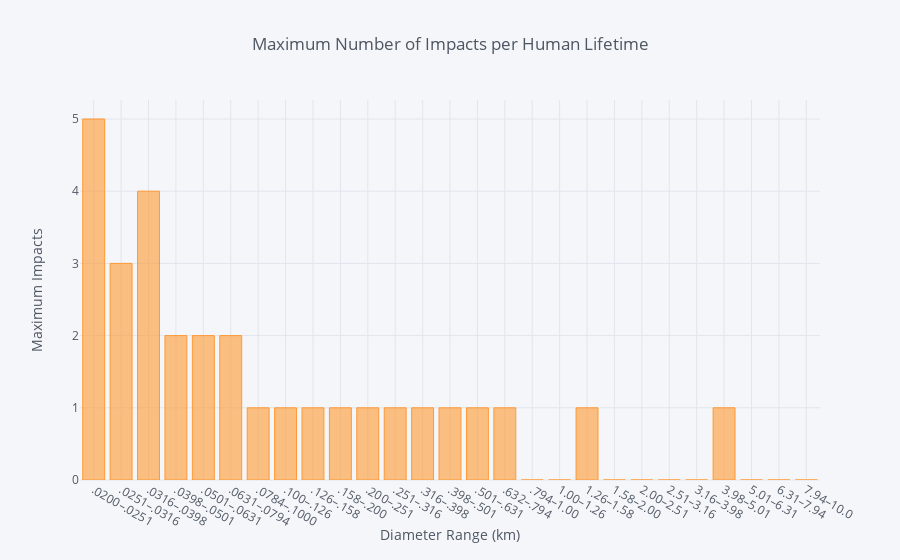

The cell this chart's notebook holds for it:
### Markdown cell above
Let's look at the maximum number of impacts per lifetime. This isn't exactly the best approach because if we increase the number of simulations, we would expect these numbers to increase. Nonetheless, it's fun to look at the worst-case scenarios.

If you are extremely unlucky, you might see five asteroids impacts of the smallest variey!

### Code cell
impact_df.max().iplot(kind='bar', xTitle='Diameter Range (km)', yTitle='Maximum Impacts',
                      title='Maximum Number of Impacts per Human Lifetime')

### Figure 1 — Plotly figure (JSON) as saved in the notebook; plotly's stock layout.template omitted (floating-point values rounded to 4 significant figures)
{"data": [{"marker": {"color": "rgba(255, 153, 51, 0.6)", "line": {"color": "rgba(255, 153, 51, 1.0)", "width": 1}}, "name": "None", "orientation": "v", "text": "", "type": "bar", "uid": "ea7689bf-2ee8-4d56-818d-25681b8119c7", "x": [".0200–.0251", ".0251–.0316", ".0316–.0398", ".0398–.0501", ".0501–.0631", ".0631–.0794", ".0784–.1000", ".100–.126", ".126–.158", ".158–.200", ".200–.251", ".251–.316", ".316–.398", ".398–.501", ".501–.631", ".632–.794", ".794–1.00", "1.00–1.26", "1.26–1.58", "1.58–2.00", "2.00–2.51", "2.51–3.16", "3.16–3.98", "3.98–5.01", "5.01–6.31", "6.31–7.94", "7.94–10.0"], "y": [5, 3, 4, 2, 2, 2, 1, 1, 1, 1, 1, 1, 1, 1, 1, 1, 0, 0, 1, 0, 0, 0, 0, 1, 0, 0, 0]}], "layout": {"legend": {"bgcolor": "#F5F6F9", "font": {"color": "#4D5663"}}, "paper_bgcolor": "#F5F6F9", "plot_bgcolor": "#F5F6F9", "title": {"font": {"color": "#4D5663"}, "text": "Maximum Number of Impacts per Human Lifetime"}, "xaxis": {"gridcolor": "#E1E5ED", "showgrid": true, "tickfont": {"color": "#4D5663"}, "title": {"font": {"color": "#4D5663"}, "text": "Diameter Range (km)"}, "zerolinecolor": "#E1E5ED"}, "yaxis": {"gridcolor": "#E1E5ED", "showgrid": true, "tickfont": {"color": "#4D5663"}, "title": {"font": {"color": "#4D5663"}, "text": "Maximum Impacts"}, "zerolinecolor": "#E1E5ED"}}}
